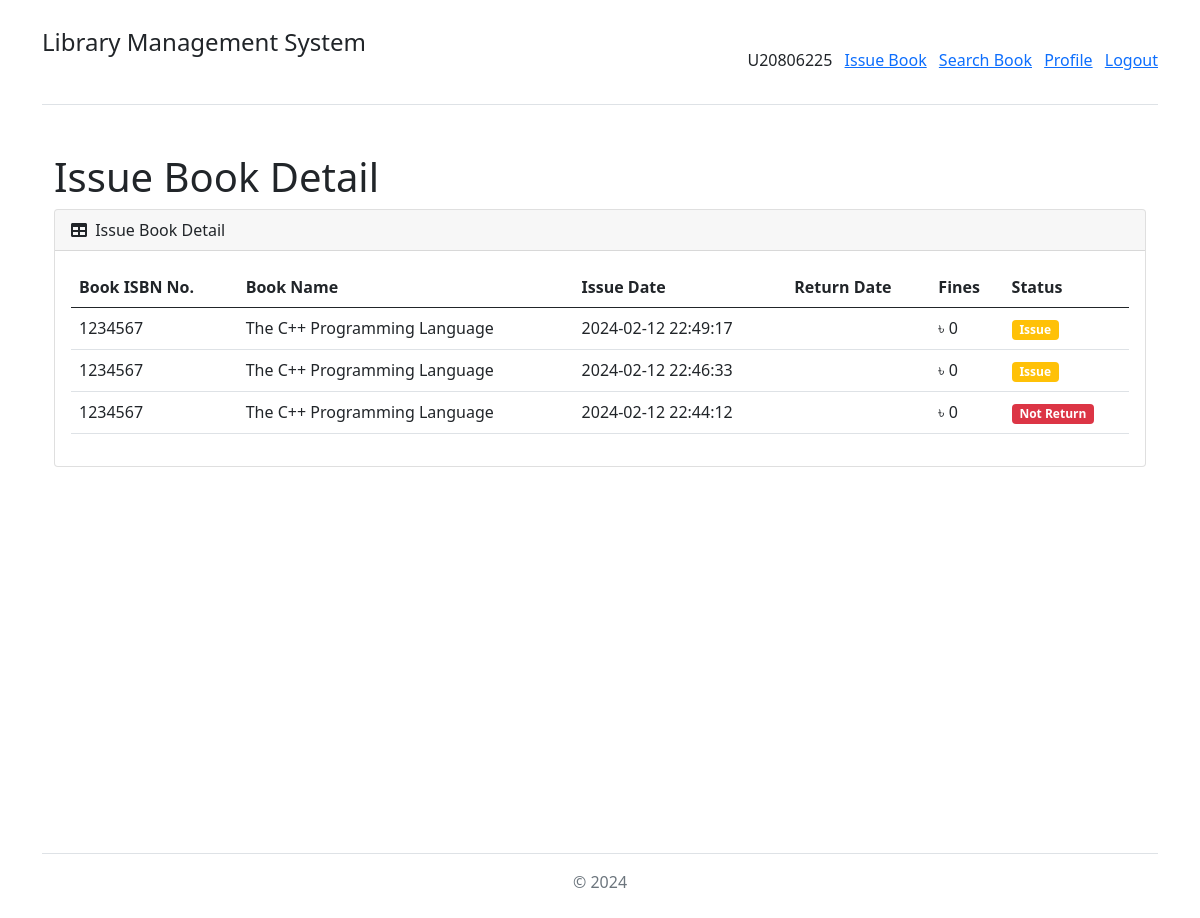
/issue_book_details.php (signed in), run on the app's committed database.
### tables this page shows
CREATE TABLE `lms_issue_book` (
  `issue_book_id` int(11) NOT NULL,
  `book_id` varchar(30) NOT NULL,
  `user_id` varchar(30) NOT NULL,
  `issue_date_time` varchar(30) NOT NULL,
  `expected_return_date` varchar(30) NOT NULL,
  `return_date_time` varchar(30) NOT NULL,
  `book_fines` varchar(30) NOT NULL,
  `book_issue_status` enum('Issue','Return','Not Return') NOT NULL
);

CREATE TABLE `lms_book` (
  `book_id` int(11) NOT NULL,
  `book_category` varchar(200) NOT NULL,
  `book_author` varchar(200) NOT NULL,
  `book_location_rack` varchar(100) NOT NULL,
  `book_name` text NOT NULL,
  `book_isbn_number` varchar(30) NOT NULL,
  `book_no_of_copy` int(5) NOT NULL,
  `book_status` enum('Enable','Disable') NOT NULL,
  `book_added_on` varchar(30) NOT NULL,
  `book_updated_on` varchar(30) NOT NULL
);

### issue_book_details.php (the view, shortened to what this page needs)
<?php
include 'database_connection.php';
include 'function.php';
$query = "
	SELECT * FROM lms_issue_book
	INNER JOIN lms_book
	ON lms_book.book_isbn_number = lms_issue_book.book_id
	WHERE lms_issue_book.user_id = '".$_SESSION['user_id']."'
	ORDER BY lms_issue_book.issue_book_id DESC
";
$statement = $connect->prepare($query);
$statement->execute();
include 'header.php';
?>
<div class="container-fluid py-4" style="min-height: 700px;">
	<h1>Issue Book Detail</h1>
	<div class="card mb-4">
		<div class="card-header">
			<div class="row">
				<div class="col col-md-6">
					<i class="fas fa-table me-1"></i> Issue Book Detail
				</div>
				<div class="col col-md-6" align="right">
				</div>
			</div>
		</div>
		<div class="card-body">
			<table id="datatablesSimple" class="table">
				<thead>
					<tr>
						<th>Book ISBN No.</th>
						<th>Book Name</th>
						<th>Issue Date</th>
						<th>Return Date</th>
						<th>Fines</th>
						<th>Status</th>
					</tr>
				</thead>
				<tbody>
				<?php
				if($statement->rowCount() > 0)
				{
					foreach($statement->fetchAll() as $row)
					{
						$status = $row["book_issue_status"];
						if($status == 'Issue')
						{
							$status = '<span class="badge bg-warning">Issue</span>';
						}
						if($status == 'Not Return')
						{
							$status = '<span class="badge bg-danger">Not Return</span>';
						}
						echo '
						<tr>
							<td>'.$row["book_isbn_number"].'</td>
							<td>'.$row["book_name"].'</td>
							<td>'.$row["issue_date_time"].'</td>
							<td>'.$row["return_date_time"].'</td>
							<td>'.get_currency_symbol($connect).$row["book_fines"].'</td>
							<td>'.$status.'</td>
						</tr>
						';
					}
				}
				?>
				</tbody>
			</table>
		</div>
	</div>
</div>
<?php
include 'footer.php';
?>

### function.php (shortened to what this page needs)
<?php
function get_currency_symbol($connect)
{
	$output = '';
	$query = "
	SELECT library_currency FROM lms_setting
	LIMIT 1
	";
	$result = $connect->query($query);
	foreach($result as $row)
	{
		$currency_data = currency_array();
		foreach($currency_data as $currency)
		{
			if($currency["code"] == $row['library_currency'])
			{
				$output = '<span style="font-family: DejaVu Sans;">' . $currency["symbol"] . '</span>&nbsp;';
			}
		}
	}
	return $output;
}
function currency_array()
	{
		return $currencies;
	}
?>

### data on the page
lms_issue_book: lms_book.book_isbn_number "1234567", lms_book.book_name "The C++ Programming Language", issue_date_time "2024-02-12 22:49:17", book_fines "0", book_issue_status "Issue"
lms_issue_book: lms_book.book_isbn_number "1234567", lms_book.book_name "The C++ Programming Language", issue_date_time "2024-02-12 22:46:33", book_fines "0", book_issue_status "Issue"
lms_issue_book: lms_book.book_isbn_number "1234567", lms_book.book_name "The C++ Programming Language", issue_date_time "2024-02-12 22:44:12", book_fines "0", book_issue_status "Not Return"

### other printed values
$_SESSION['user_id'] "U20806225"
